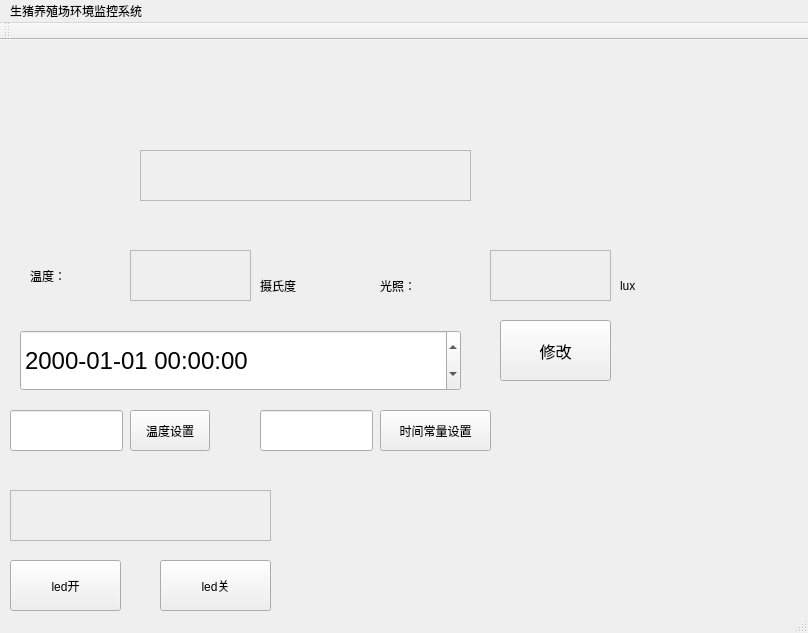
<?xml version="1.0" encoding="UTF-8"?>
<ui version="4.0">
 <class>MainWindow</class>
 <widget class="QMainWindow" name="MainWindow">
  <property name="geometry">
   <rect>
    <x>0</x>
    <y>0</y>
    <width>808</width>
    <height>633</height>
   </rect>
  </property>
  <property name="windowTitle">
   <string>MainWindow</string>
  </property>
  <widget class="QWidget" name="centralWidget">
   <widget class="QLabel" name="label_2">
    <property name="geometry">
     <rect>
      <x>30</x>
      <y>220</y>
      <width>111</width>
      <height>31</height>
     </rect>
    </property>
    <property name="text">
     <string>温度：</string>
    </property>
   </widget>
   <widget class="QLabel" name="temp_lab">
    <property name="geometry">
     <rect>
      <x>130</x>
      <y>210</y>
      <width>121</width>
      <height>51</height>
     </rect>
    </property>
    <property name="font">
     <font>
      <family>宋体</family>
      <pointsize>13</pointsize>
     </font>
    </property>
    <property name="frameShape">
     <enum>QFrame::StyledPanel</enum>
    </property>
    <property name="text">
     <string/>
    </property>
   </widget>
   <widget class="QLabel" name="label_4">
    <property name="geometry">
     <rect>
      <x>380</x>
      <y>230</y>
      <width>41</width>
      <height>31</height>
     </rect>
    </property>
    <property name="text">
     <string>光照：</string>
    </property>
   </widget>
   <widget class="QLabel" name="light_lab">
    <property name="geometry">
     <rect>
      <x>490</x>
      <y>210</y>
      <width>121</width>
      <height>51</height>
     </rect>
    </property>
    <property name="font">
     <font>
      <family>宋体</family>
      <pointsize>13</pointsize>
     </font>
    </property>
    <property name="frameShape">
     <enum>QFrame::StyledPanel</enum>
    </property>
    <property name="text">
     <string/>
    </property>
   </widget>
   <widget class="QLabel" name="label_5">
    <property name="geometry">
     <rect>
      <x>260</x>
      <y>230</y>
      <width>51</width>
      <height>31</height>
     </rect>
    </property>
    <property name="text">
     <string>摄氏度</string>
    </property>
   </widget>
   <widget class="QLabel" name="label_6">
    <property name="geometry">
     <rect>
      <x>620</x>
      <y>230</y>
      <width>41</width>
      <height>31</height>
     </rect>
    </property>
    <property name="text">
     <string>lux</string>
    </property>
   </widget>
   <widget class="QDateTimeEdit" name="dateTimeEdit">
    <property name="geometry">
     <rect>
      <x>20</x>
      <y>290</y>
      <width>441</width>
      <height>61</height>
     </rect>
    </property>
    <property name="font">
     <font>
      <pointsize>18</pointsize>
      <weight>50</weight>
      <bold>false</bold>
     </font>
    </property>
    <property name="displayFormat">
     <string>yyyy-MM-dd HH:mm:ss</string>
    </property>
   </widget>
   <widget class="QPushButton" name="time_btn">
    <property name="geometry">
     <rect>
      <x>500</x>
      <y>280</y>
      <width>111</width>
      <height>61</height>
     </rect>
    </property>
    <property name="font">
     <font>
      <family>华文中宋</family>
      <pointsize>12</pointsize>
     </font>
    </property>
    <property name="text">
     <string>修改</string>
    </property>
   </widget>
   <widget class="QLabel" name="time_lab">
    <property name="geometry">
     <rect>
      <x>140</x>
      <y>110</y>
      <width>331</width>
      <height>51</height>
     </rect>
    </property>
    <property name="frameShape">
     <enum>QFrame::StyledPanel</enum>
    </property>
    <property name="text">
     <string/>
    </property>
   </widget>
   <widget class="QPushButton" name="temp_btn">
    <property name="geometry">
     <rect>
      <x>130</x>
      <y>370</y>
      <width>80</width>
      <height>41</height>
     </rect>
    </property>
    <property name="text">
     <string>温度设置</string>
    </property>
   </widget>
   <widget class="QLineEdit" name="temp_Edit">
    <property name="geometry">
     <rect>
      <x>10</x>
      <y>370</y>
      <width>113</width>
      <height>41</height>
     </rect>
    </property>
   </widget>
   <widget class="QPushButton" name="st_btn">
    <property name="geometry">
     <rect>
      <x>380</x>
      <y>370</y>
      <width>111</width>
      <height>41</height>
     </rect>
    </property>
    <property name="text">
     <string>时间常量设置</string>
    </property>
   </widget>
   <widget class="QLineEdit" name="ST_Edit">
    <property name="geometry">
     <rect>
      <x>260</x>
      <y>370</y>
      <width>113</width>
      <height>41</height>
     </rect>
    </property>
   </widget>
   <widget class="QLabel" name="led_data_lab">
    <property name="geometry">
     <rect>
      <x>10</x>
      <y>450</y>
      <width>261</width>
      <height>51</height>
     </rect>
    </property>
    <property name="frameShape">
     <enum>QFrame::StyledPanel</enum>
    </property>
    <property name="text">
     <string/>
    </property>
   </widget>
   <widget class="QPushButton" name="led_ON">
    <property name="geometry">
     <rect>
      <x>10</x>
      <y>520</y>
      <width>111</width>
      <height>51</height>
     </rect>
    </property>
    <property name="text">
     <string>led开</string>
    </property>
   </widget>
   <widget class="QPushButton" name="led_OFF">
    <property name="geometry">
     <rect>
      <x>160</x>
      <y>520</y>
      <width>111</width>
      <height>51</height>
     </rect>
    </property>
    <property name="text">
     <string>led关</string>
    </property>
   </widget>
  </widget>
  <widget class="QMenuBar" name="menuBar">
   <property name="geometry">
    <rect>
     <x>0</x>
     <y>0</y>
     <width>808</width>
     <height>21</height>
    </rect>
   </property>
   <widget class="QMenu" name="menu">
    <property name="title">
     <string>生猪养殖场环境监控系统</string>
    </property>
   </widget>
   <addaction name="menu"/>
  </widget>
  <widget class="QToolBar" name="mainToolBar">
   <attribute name="toolBarArea">
    <enum>TopToolBarArea</enum>
   </attribute>
   <attribute name="toolBarBreak">
    <bool>false</bool>
   </attribute>
  </widget>
  <widget class="QStatusBar" name="statusBar"/>
 </widget>
 <layoutdefault spacing="6" margin="11"/>
 <resources/>
 <connections/>
</ui>
